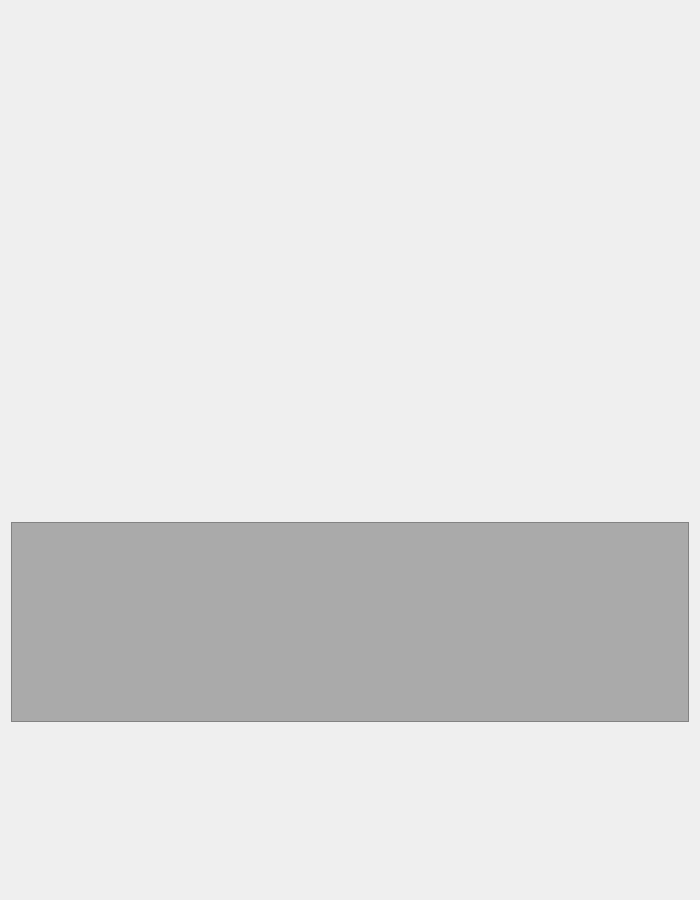
<?xml version="1.0" encoding="UTF-8"?>
<ui version="4.0">
 <class>DebugForm</class>
 <widget class="QWidget" name="DebugForm">
  <property name="geometry">
   <rect>
    <x>0</x>
    <y>0</y>
    <width>700</width>
    <height>900</height>
   </rect>
  </property>
  <property name="windowTitle">
   <string>Form</string>
  </property>
  <widget class="QTextEdit" name="textEdit">
   <property name="geometry">
    <rect>
     <x>11</x>
     <y>522</y>
     <width>678</width>
     <height>200</height>
    </rect>
   </property>
   <property name="styleSheet">
    <string notr="true">background-color: rgb(170, 170, 170);
color: rgb(0, 0, 255);</string>
   </property>
  </widget>
 </widget>
 <resources/>
 <connections/>
</ui>
